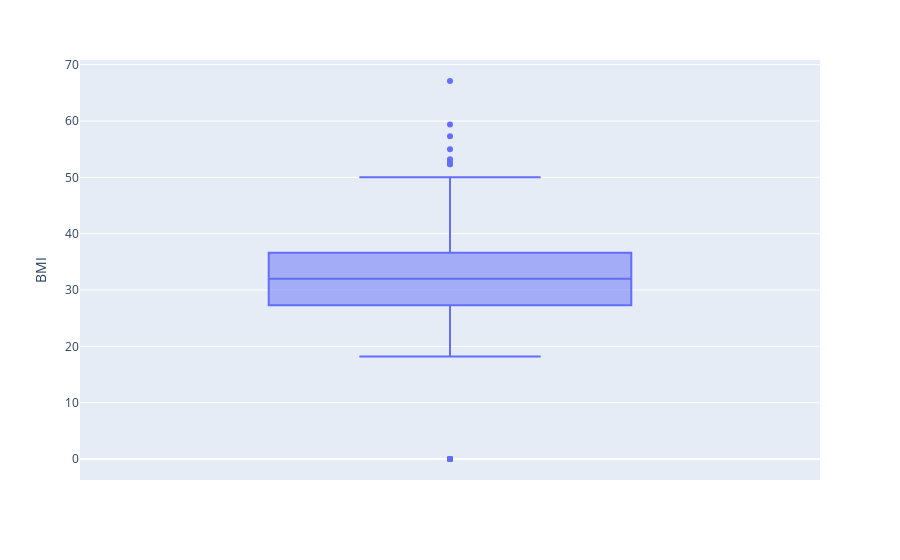

Notebook source saved alongside this figure:
### Markdown cell above
#### 6. 'BMI'

### Code cell
boxplot_of(d_data, 'BMI')

### Figure 1 — Plotly figure (JSON) as saved in the notebook; plotly's stock layout.template omitted (floating-point values rounded to 4 significant figures; data arrays with more than 128 entries replaced by an {"elided": "..."} marker saying what was removed)
{"data": [{"alignmentgroup": "True", "hovertemplate": "BMI=%{y}<extra></extra>", "legendgroup": "", "marker": {"color": "#636efa"}, "name": "", "notched": false, "offsetgroup": "", "orientation": "v", "showlegend": false, "type": "box", "x0": " ", "xaxis": "x", "y": {"elided": "768 float values"}, "y0": " ", "yaxis": "y"}], "layout": {"boxmode": "group", "legend": {"tracegroupgap": 0}, "margin": {"t": 60}, "xaxis": {"anchor": "y", "domain": [0, 1]}, "yaxis": {"anchor": "x", "domain": [0, 1], "title": {"text": "BMI"}}}}
